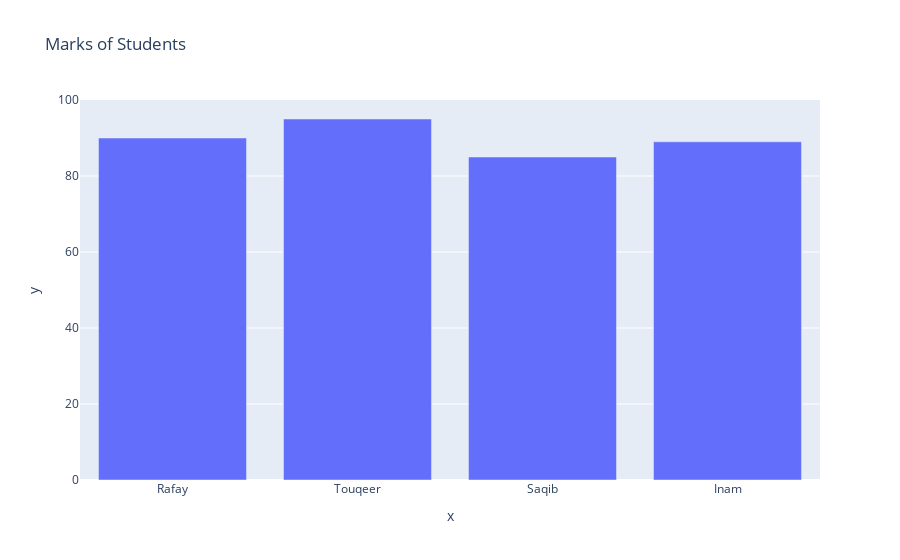

The notebook cell saved with this chart:
### Code cell
#simple bar plot using plotly
fig2 = px.bar(x=names,y=marks,title="Marks of Students")
fig2.show()
#saving the plot in output folder
fig2.write_image("./outputs/bar.png")
#saving the plot as a standalone html file
fig2.write_html("./outputs/bar.html")

### Figure 1 — Plotly figure (JSON) as saved in the notebook; plotly's stock layout.template omitted (floating-point values rounded to 4 significant figures)
{"data": [{"alignmentgroup": "True", "hovertemplate": "x=%{x}<br>y=%{y}<extra></extra>", "legendgroup": "", "marker": {"color": "#636efa", "pattern": {"shape": ""}}, "name": "", "offsetgroup": "", "orientation": "v", "showlegend": false, "textposition": "auto", "type": "bar", "x": ["Rafay", "Touqeer", "Saqib", "Inam"], "xaxis": "x", "y": [90, 95, 85, 89], "yaxis": "y"}], "layout": {"barmode": "relative", "legend": {"tracegroupgap": 0}, "title": {"text": "Marks of Students"}, "xaxis": {"anchor": "y", "domain": [0, 1], "title": {"text": "x"}}, "yaxis": {"anchor": "x", "domain": [0, 1], "title": {"text": "y"}}}}
